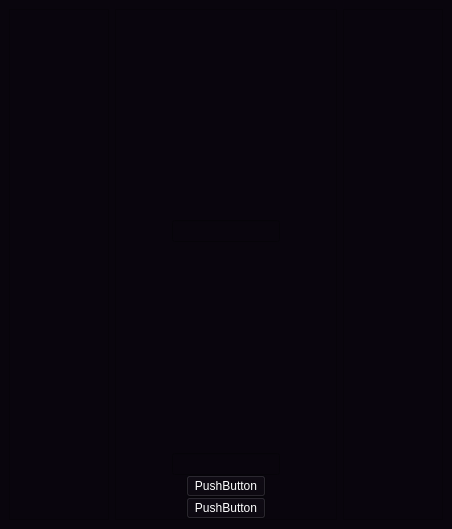
<?xml version="1.0" encoding="UTF-8"?>
<ui version="4.0">
 <class>MainWindow</class>
 <widget class="QMainWindow" name="MainWindow">
  <property name="geometry">
   <rect>
    <x>0</x>
    <y>0</y>
    <width>452</width>
    <height>529</height>
   </rect>
  </property>
  <property name="windowTitle">
   <string>MainWindow</string>
  </property>
  <widget class="QWidget" name="centralwidget">
   <property name="styleSheet">
    <string notr="true">background-color: rgb(9,5,13);</string>
   </property>
   <layout class="QHBoxLayout" name="horizontalLayout">
    <item>
     <widget class="QFrame" name="leftside">
      <property name="maximumSize">
       <size>
        <width>100</width>
        <height>16777215</height>
       </size>
      </property>
      <property name="frameShape">
       <enum>QFrame::StyledPanel</enum>
      </property>
      <property name="frameShadow">
       <enum>QFrame::Raised</enum>
      </property>
     </widget>
    </item>
    <item>
     <widget class="QFrame" name="main_container">
      <property name="frameShape">
       <enum>QFrame::StyledPanel</enum>
      </property>
      <property name="frameShadow">
       <enum>QFrame::Raised</enum>
      </property>
      <layout class="QVBoxLayout" name="verticalLayout">
       <property name="spacing">
        <number>0</number>
       </property>
       <property name="leftMargin">
        <number>0</number>
       </property>
       <property name="topMargin">
        <number>0</number>
       </property>
       <property name="rightMargin">
        <number>0</number>
       </property>
       <property name="bottomMargin">
        <number>0</number>
       </property>
       <item alignment="Qt::AlignHCenter|Qt::AlignVCenter">
        <widget class="QLineEdit" name="lineEdit"/>
       </item>
       <item alignment="Qt::AlignHCenter">
        <widget class="QLineEdit" name="lineEdit_2"/>
       </item>
       <item alignment="Qt::AlignHCenter">
        <widget class="QPushButton" name="pushButton">
         <property name="styleSheet">
          <string notr="true">color:white;</string>
         </property>
         <property name="text">
          <string>PushButton</string>
         </property>
        </widget>
       </item>
       <item alignment="Qt::AlignHCenter">
        <widget class="QPushButton" name="pushButton_2">
         <property name="styleSheet">
          <string notr="true">color: white;</string>
         </property>
         <property name="text">
          <string>PushButton</string>
         </property>
        </widget>
       </item>
      </layout>
     </widget>
    </item>
    <item>
     <widget class="QFrame" name="rightside">
      <property name="maximumSize">
       <size>
        <width>100</width>
        <height>16777215</height>
       </size>
      </property>
      <property name="frameShape">
       <enum>QFrame::StyledPanel</enum>
      </property>
      <property name="frameShadow">
       <enum>QFrame::Raised</enum>
      </property>
     </widget>
    </item>
   </layout>
  </widget>
 </widget>
 <resources/>
 <connections/>
</ui>
